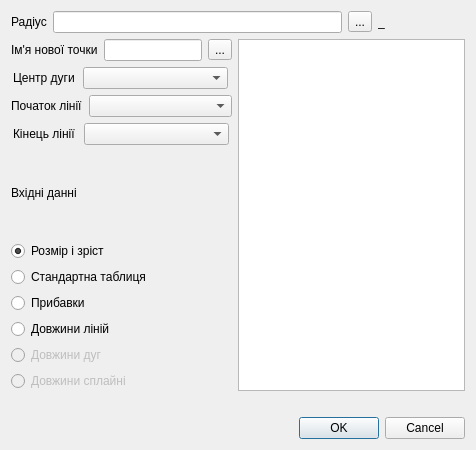
<?xml version="1.0" encoding="UTF-8"?>
<ui version="4.0">
 <class>DialogPointOfContact</class>
 <widget class="QDialog" name="DialogPointOfContact">
  <property name="geometry">
   <rect>
    <x>0</x>
    <y>0</y>
    <width>476</width>
    <height>450</height>
   </rect>
  </property>
  <property name="windowTitle">
   <string>Dialog</string>
  </property>
  <layout class="QVBoxLayout" name="verticalLayout">
   <item>
    <layout class="QHBoxLayout" name="horizontalLayout_2">
     <item>
      <widget class="QLabel" name="label">
       <property name="sizePolicy">
        <sizepolicy hsizetype="Fixed" vsizetype="Preferred">
         <horstretch>0</horstretch>
         <verstretch>0</verstretch>
        </sizepolicy>
       </property>
       <property name="text">
        <string>Радіус</string>
       </property>
      </widget>
     </item>
     <item>
      <widget class="QLineEdit" name="lineEditFormula">
       <property name="sizePolicy">
        <sizepolicy hsizetype="Preferred" vsizetype="Fixed">
         <horstretch>0</horstretch>
         <verstretch>0</verstretch>
        </sizepolicy>
       </property>
      </widget>
     </item>
     <item>
      <widget class="QToolButton" name="toolButtonEqual">
       <property name="text">
        <string>...</string>
       </property>
       <property name="icon">
        <iconset resource="../icon.qrc">
         <normaloff>:/icon/24x24/equal.png</normaloff>:/icon/24x24/equal.png</iconset>
       </property>
       <property name="iconSize">
        <size>
         <width>24</width>
         <height>24</height>
        </size>
       </property>
      </widget>
     </item>
     <item>
      <widget class="QLabel" name="labelResultCalculation">
       <property name="sizePolicy">
        <sizepolicy hsizetype="Fixed" vsizetype="Preferred">
         <horstretch>0</horstretch>
         <verstretch>0</verstretch>
        </sizepolicy>
       </property>
       <property name="minimumSize">
        <size>
         <width>87</width>
         <height>0</height>
        </size>
       </property>
       <property name="text">
        <string>_</string>
       </property>
      </widget>
     </item>
    </layout>
   </item>
   <item>
    <layout class="QHBoxLayout" name="horizontalLayout_3">
     <item>
      <layout class="QVBoxLayout" name="verticalLayout_2">
       <item>
        <layout class="QHBoxLayout" name="horizontalLayout_5">
         <item>
          <widget class="QLabel" name="label_4">
           <property name="sizePolicy">
            <sizepolicy hsizetype="Fixed" vsizetype="Fixed">
             <horstretch>0</horstretch>
             <verstretch>0</verstretch>
            </sizepolicy>
           </property>
           <property name="text">
            <string>Ім'я нової точки</string>
           </property>
          </widget>
         </item>
         <item>
          <widget class="QLineEdit" name="lineEditNamePoint"/>
         </item>
         <item>
          <widget class="QToolButton" name="toolButtonPutHere">
           <property name="text">
            <string>...</string>
           </property>
           <property name="icon">
            <iconset resource="../icon.qrc">
             <normaloff>:/icon/24x24/putHere.png</normaloff>:/icon/24x24/putHere.png</iconset>
           </property>
           <property name="iconSize">
            <size>
             <width>24</width>
             <height>24</height>
            </size>
           </property>
          </widget>
         </item>
        </layout>
       </item>
       <item>
        <layout class="QHBoxLayout" name="horizontalLayout_4">
         <item>
          <widget class="QLabel" name="label_3">
           <property name="sizePolicy">
            <sizepolicy hsizetype="Fixed" vsizetype="Fixed">
             <horstretch>0</horstretch>
             <verstretch>0</verstretch>
            </sizepolicy>
           </property>
           <property name="text">
            <string>Центр дуги</string>
           </property>
          </widget>
         </item>
         <item>
          <widget class="QComboBox" name="comboBoxCenter">
           <property name="sizePolicy">
            <sizepolicy hsizetype="Fixed" vsizetype="Fixed">
             <horstretch>0</horstretch>
             <verstretch>0</verstretch>
            </sizepolicy>
           </property>
           <property name="minimumSize">
            <size>
             <width>145</width>
             <height>0</height>
            </size>
           </property>
          </widget>
         </item>
        </layout>
       </item>
       <item>
        <layout class="QHBoxLayout" name="horizontalLayout_6">
         <item>
          <widget class="QLabel" name="label_5">
           <property name="sizePolicy">
            <sizepolicy hsizetype="Fixed" vsizetype="Fixed">
             <horstretch>0</horstretch>
             <verstretch>0</verstretch>
            </sizepolicy>
           </property>
           <property name="text">
            <string>Початок лінії</string>
           </property>
          </widget>
         </item>
         <item>
          <widget class="QComboBox" name="comboBoxFirstPoint">
           <property name="sizePolicy">
            <sizepolicy hsizetype="Fixed" vsizetype="Fixed">
             <horstretch>0</horstretch>
             <verstretch>0</verstretch>
            </sizepolicy>
           </property>
           <property name="minimumSize">
            <size>
             <width>143</width>
             <height>0</height>
            </size>
           </property>
          </widget>
         </item>
        </layout>
       </item>
       <item>
        <layout class="QHBoxLayout" name="horizontalLayout_7">
         <item>
          <widget class="QLabel" name="label_6">
           <property name="sizePolicy">
            <sizepolicy hsizetype="Fixed" vsizetype="Preferred">
             <horstretch>0</horstretch>
             <verstretch>0</verstretch>
            </sizepolicy>
           </property>
           <property name="text">
            <string>Кінець лінії</string>
           </property>
          </widget>
         </item>
         <item>
          <widget class="QComboBox" name="comboBoxSecondPoint">
           <property name="sizePolicy">
            <sizepolicy hsizetype="Fixed" vsizetype="Fixed">
             <horstretch>0</horstretch>
             <verstretch>0</verstretch>
            </sizepolicy>
           </property>
           <property name="minimumSize">
            <size>
             <width>145</width>
             <height>0</height>
            </size>
           </property>
          </widget>
         </item>
        </layout>
       </item>
       <item>
        <layout class="QVBoxLayout" name="verticalLayout_3">
         <item>
          <widget class="QLabel" name="label_2">
           <property name="text">
            <string>Вхідні данні</string>
           </property>
          </widget>
         </item>
         <item>
          <widget class="QRadioButton" name="radioButtonSizeGrowth">
           <property name="text">
            <string>Розмір і зріст</string>
           </property>
           <property name="checked">
            <bool>true</bool>
           </property>
          </widget>
         </item>
         <item>
          <widget class="QRadioButton" name="radioButtonStandartTable">
           <property name="text">
            <string>Стандартна таблиця</string>
           </property>
          </widget>
         </item>
         <item>
          <widget class="QRadioButton" name="radioButtonIncrements">
           <property name="text">
            <string>Прибавки</string>
           </property>
          </widget>
         </item>
         <item>
          <widget class="QRadioButton" name="radioButtonLengthLine">
           <property name="enabled">
            <bool>true</bool>
           </property>
           <property name="text">
            <string>Довжини ліній</string>
           </property>
          </widget>
         </item>
         <item>
          <widget class="QRadioButton" name="radioButtonLengthArc">
           <property name="enabled">
            <bool>false</bool>
           </property>
           <property name="text">
            <string>Довжини дуг</string>
           </property>
          </widget>
         </item>
         <item>
          <widget class="QRadioButton" name="radioButtonLengthSpline">
           <property name="enabled">
            <bool>false</bool>
           </property>
           <property name="text">
            <string>Довжини сплайні</string>
           </property>
          </widget>
         </item>
        </layout>
       </item>
      </layout>
     </item>
     <item>
      <widget class="QListWidget" name="listWidget"/>
     </item>
    </layout>
   </item>
   <item>
    <widget class="QLabel" name="labelDescription">
     <property name="text">
      <string/>
     </property>
    </widget>
   </item>
   <item>
    <widget class="QDialogButtonBox" name="buttonBox">
     <property name="orientation">
      <enum>Qt::Horizontal</enum>
     </property>
     <property name="standardButtons">
      <set>QDialogButtonBox::Cancel|QDialogButtonBox::Ok</set>
     </property>
    </widget>
   </item>
  </layout>
 </widget>
 <resources>
  <include location="../icon.qrc"/>
 </resources>
 <connections>
  <connection>
   <sender>buttonBox</sender>
   <signal>accepted()</signal>
   <receiver>DialogPointOfContact</receiver>
   <slot>accept()</slot>
   <hints>
    <hint type="sourcelabel">
     <x>248</x>
     <y>254</y>
    </hint>
    <hint type="destinationlabel">
     <x>157</x>
     <y>274</y>
    </hint>
   </hints>
  </connection>
  <connection>
   <sender>buttonBox</sender>
   <signal>rejected()</signal>
   <receiver>DialogPointOfContact</receiver>
   <slot>reject()</slot>
   <hints>
    <hint type="sourcelabel">
     <x>316</x>
     <y>260</y>
    </hint>
    <hint type="destinationlabel">
     <x>286</x>
     <y>274</y>
    </hint>
   </hints>
  </connection>
 </connections>
</ui>
